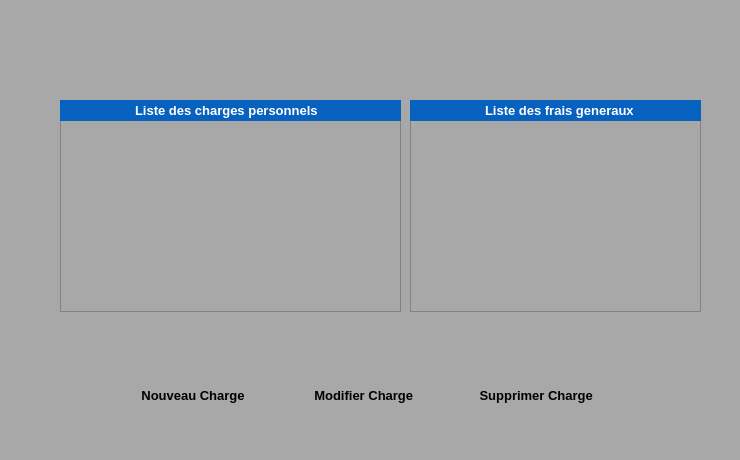
<?xml version="1.0" encoding="UTF-8"?>
<ui version="4.0">
 <class>Investissement</class>
 <widget class="QWidget" name="Investissement">
  <property name="geometry">
   <rect>
    <x>0</x>
    <y>0</y>
    <width>740</width>
    <height>460</height>
   </rect>
  </property>
  <property name="windowTitle">
   <string>Form</string>
  </property>
  <property name="styleSheet">
   <string notr="true">background-color:rgb(168, 168, 168);</string>
  </property>
  <widget class="QWidget" name="widget" native="true">
   <property name="geometry">
    <rect>
     <x>0</x>
     <y>0</y>
     <width>741</width>
     <height>531</height>
    </rect>
   </property>
   <widget class="QTableView" name="tableViewPer">
    <property name="geometry">
     <rect>
      <x>60</x>
      <y>120</y>
      <width>341</width>
      <height>192</height>
     </rect>
    </property>
   </widget>
   <widget class="QLabel" name="label">
    <property name="geometry">
     <rect>
      <x>60</x>
      <y>40</y>
      <width>261</width>
      <height>31</height>
     </rect>
    </property>
    <property name="styleSheet">
     <string notr="true">border:rgb(168,168,168);</string>
    </property>
    <property name="text">
     <string/>
    </property>
    <property name="pixmap">
     <pixmap>ProjectRessources/ListeCharge.png</pixmap>
    </property>
   </widget>
   <widget class="QWidget" name="horizontalLayoutWidget">
    <property name="geometry">
     <rect>
      <x>110</x>
      <y>370</y>
      <width>511</width>
      <height>51</height>
     </rect>
    </property>
    <layout class="QHBoxLayout" name="horizontalLayout">
     <item>
      <widget class="QPushButton" name="uiAjouter">
       <property name="font">
        <font>
         <family>Segoe UI</family>
         <pointsize>10</pointsize>
         <weight>75</weight>
         <bold>true</bold>
        </font>
       </property>
       <property name="styleSheet">
        <string notr="true">border:rgb(255, 255, 255)</string>
       </property>
       <property name="text">
        <string>Nouveau Charge</string>
       </property>
       <property name="icon">
        <iconset>
         <normaloff>ProjectRessources/File-add-icon.png</normaloff>ProjectRessources/File-add-icon.png</iconset>
       </property>
       <property name="flat">
        <bool>true</bool>
       </property>
      </widget>
     </item>
     <item>
      <widget class="QPushButton" name="uiModifier">
       <property name="font">
        <font>
         <family>Segoe UI</family>
         <pointsize>10</pointsize>
         <weight>75</weight>
         <bold>true</bold>
        </font>
       </property>
       <property name="styleSheet">
        <string notr="true">border:rgb(255, 255, 255)</string>
       </property>
       <property name="text">
        <string>Modifier Charge </string>
       </property>
       <property name="icon">
        <iconset>
         <normaloff>ProjectRessources/File-add-icon.png</normaloff>ProjectRessources/File-add-icon.png</iconset>
       </property>
       <property name="flat">
        <bool>true</bool>
       </property>
      </widget>
     </item>
     <item>
      <widget class="QPushButton" name="uiSupprimer">
       <property name="font">
        <font>
         <family>Segoe UI</family>
         <pointsize>10</pointsize>
         <weight>75</weight>
         <bold>true</bold>
        </font>
       </property>
       <property name="styleSheet">
        <string notr="true">border:rgb(255, 255, 255)</string>
       </property>
       <property name="text">
        <string>Supprimer Charge </string>
       </property>
       <property name="icon">
        <iconset>
         <normaloff>ProjectRessources/Delete-icon.png</normaloff>ProjectRessources/Delete-icon.png</iconset>
       </property>
       <property name="flat">
        <bool>true</bool>
       </property>
      </widget>
     </item>
    </layout>
   </widget>
   <widget class="QWidget" name="widget_2" native="true">
    <property name="geometry">
     <rect>
      <x>60</x>
      <y>100</y>
      <width>341</width>
      <height>21</height>
     </rect>
    </property>
    <property name="styleSheet">
     <string notr="true">background-color:rgb(7,98,191)</string>
    </property>
    <widget class="QLabel" name="label_3">
     <property name="geometry">
      <rect>
       <x>75</x>
       <y>0</y>
       <width>191</width>
       <height>20</height>
      </rect>
     </property>
     <property name="font">
      <font>
       <family>Segoe UI</family>
       <pointsize>10</pointsize>
       <weight>75</weight>
       <bold>true</bold>
      </font>
     </property>
     <property name="styleSheet">
      <string notr="true">color:rgb(255, 255, 255)</string>
     </property>
     <property name="text">
      <string>Liste des charges personnels</string>
     </property>
    </widget>
   </widget>
   <widget class="QTableView" name="tableViewFrais">
    <property name="geometry">
     <rect>
      <x>410</x>
      <y>120</y>
      <width>291</width>
      <height>192</height>
     </rect>
    </property>
   </widget>
   <widget class="QWidget" name="widget_3" native="true">
    <property name="geometry">
     <rect>
      <x>410</x>
      <y>100</y>
      <width>291</width>
      <height>21</height>
     </rect>
    </property>
    <property name="styleSheet">
     <string notr="true">background-color:rgb(7,98,191)</string>
    </property>
    <widget class="QLabel" name="label_4">
     <property name="geometry">
      <rect>
       <x>75</x>
       <y>0</y>
       <width>191</width>
       <height>20</height>
      </rect>
     </property>
     <property name="font">
      <font>
       <family>Segoe UI</family>
       <pointsize>10</pointsize>
       <weight>75</weight>
       <bold>true</bold>
      </font>
     </property>
     <property name="styleSheet">
      <string notr="true">color:rgb(255, 255, 255)</string>
     </property>
     <property name="text">
      <string>Liste des frais generaux</string>
     </property>
    </widget>
   </widget>
  </widget>
 </widget>
 <resources/>
 <connections/>
</ui>
